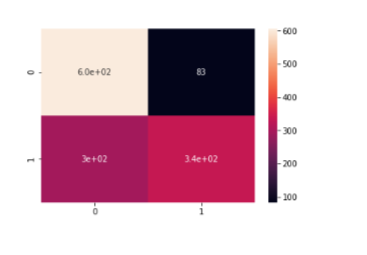

Here is the Python script that generated this plot:
#Using Naive Bayes,predict if the flight is going to be delayed (more than 15 mins) or not, based on data inputs.

#import libraries to run naive bayes model on data inputs
import sklearn as sk
from sklearn import datasets
import pandas as pd
import pymysql  
from sklearn.metrics import confusion_matrix
import seaborn as sns
from sklearn.model_selection import train_test_split
from sklearn.naive_bayes import GaussianNB

#connect to mysql database and retrieve cleaned data set (naivebayes1) for running model
conn = pymysql.connect(host='localhost',  
                       port=3306,  
                       user='root',  
                       passwd='password',  
                       db='flight_delay',  
                       charset='utf8')  
cur = conn.cursor()  
sql = "SELECT * FROM naivebayes1 "  
dbquery = cur.execute(sql)  
rows = cur.fetchall()
rowlists = [list(x) for x in rows]
y_var = [item[0] for item in rowlists]
x1_var = [item[1] for item in rowlists]
x2_var = [item[2] for item in rowlists]
x3_var =  [item[3] for item in rowlists]
x_vars = [item[1:4] for item in rowlists]

#split into training and testing data sets
X_train, X_test, y_train, y_test = train_test_split(x_vars, y_var, test_size=0.33, random_state=42)

model = GaussianNB()

#compute model based on training data sets
model.fit(X_train, y_train)

#predicted values when model is run on training/testing data sets
predicted_train = model.predict(X_train)
predicted_test = model.predict(X_test)

#Accuracy measure
from sklearn.metrics import accuracy_score
accuracy_train = accuracy_score(y_train, predicted_train)
accuracy_test = accuracy_score(y_test, predicted_test)
print("Training Accuray", accuracy_train)
print("Test Accuray", accuracy_test)

#confusion matrix output to measure recall and precision
cm_train = pd.DataFrame(confusion_matrix(y_train, predicted_train)) 
cm_test = pd.DataFrame(confusion_matrix(y_test, predicted_test)) 
sns.heatmap(cm_test, annot=True)

#close database connection 
cur.close()  
conn.close()
